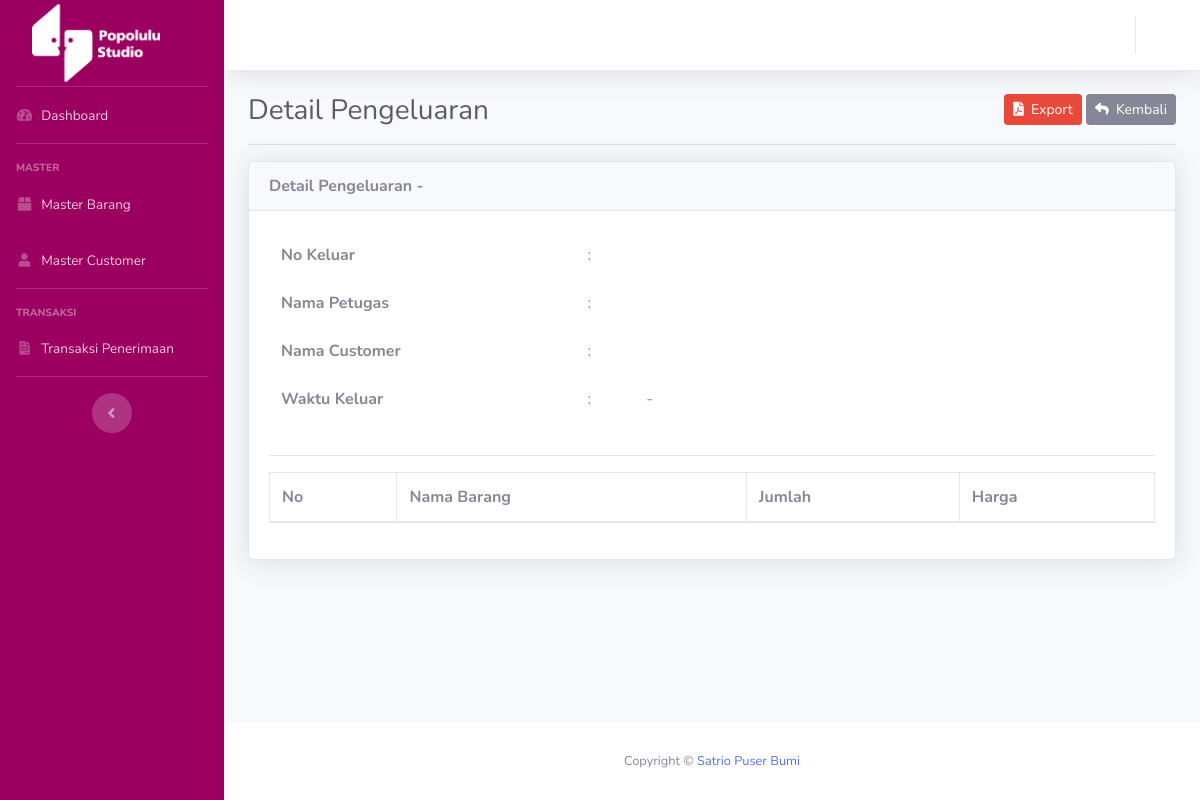
Page /pengeluaran/detail/TR1703351639 on the earlier database version.
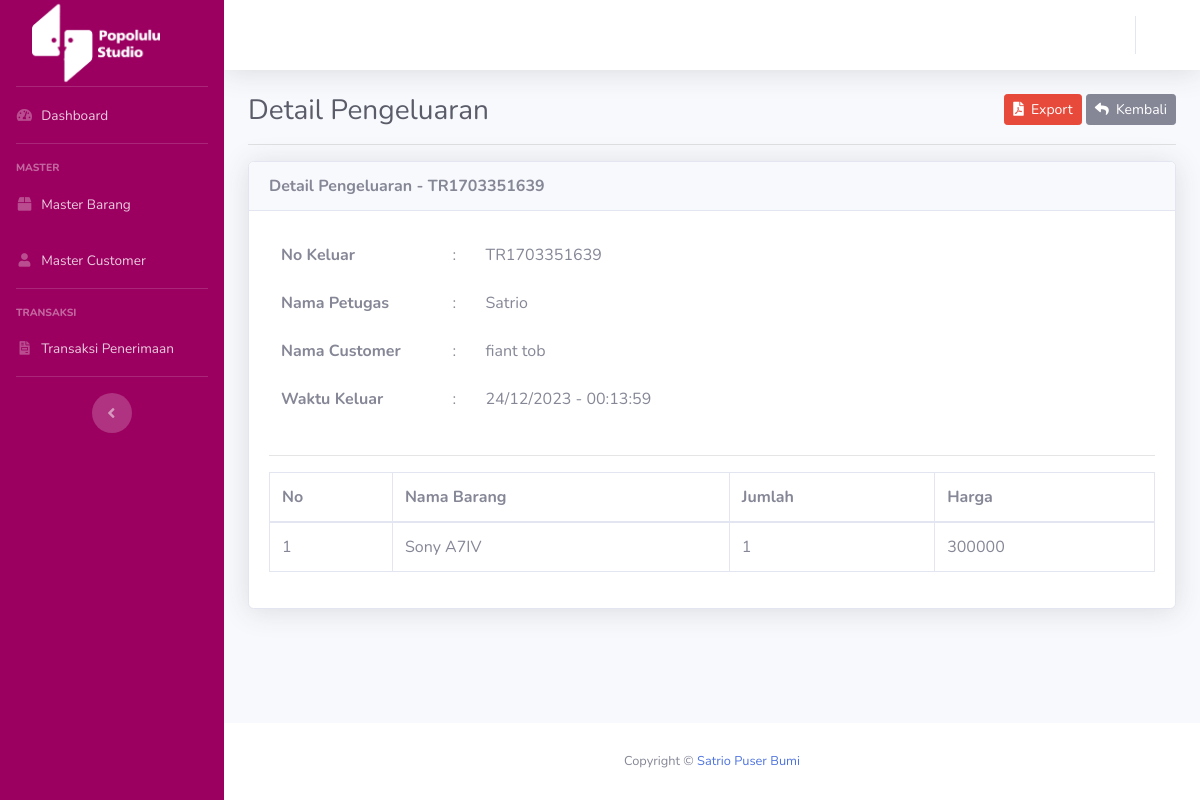
Same page on the later database version.
### tables this page shows
CREATE TABLE `pengeluaran` (
  `id` int(11) NOT NULL,
  `no_keluar` varchar(25) DEFAULT NULL,
  `tgl_keluar` varchar(25) DEFAULT NULL,
  `jam_keluar` varchar(10) DEFAULT NULL,
  `nama_customer` varchar(80) DEFAULT NULL,
  `nama_petugas` varchar(80) DEFAULT NULL
);

CREATE TABLE `detail_keluar` (
  `no_keluar` varchar(25) DEFAULT NULL,
  `nama_barang` varchar(80) DEFAULT NULL,
  `jumlah` int(11) DEFAULT NULL,
  `harga` int(25) NOT NULL,
  `satuan` varchar(20) DEFAULT NULL
);

### application/controllers/Pengeluaran.php (called while the page is built, shortened)
<?php
class Pengeluaran extends CI_Controller{
	public function __construct(){
		$this->data['aktif'] = 'pengeluaran';
		$this->load->model('M_barang', 'm_barang');
		$this->load->model('M_customer', 'm_customer');
		$this->load->model('M_pengeluaran', 'm_pengeluaran');
		$this->load->model('M_detail_keluar', 'm_detail_keluar');
	}
	public function detail($no_keluar){
		$this->data['title'] = 'Detail Pengeluaran';
		$this->data['pengeluaran'] = $this->m_pengeluaran->lihat_no_keluar($no_keluar);
		$this->data['all_detail_keluar'] = $this->m_detail_keluar->lihat_no_keluar($no_keluar);
		$this->data['no'] = 1;
		$this->load->view('pengeluaran/detail', $this->data);
	}
}

### index.php (called while the page is built, shortened)
<?php
require_once BASEPATH.'core/CodeIgniter.php';

### application/models/M_pengeluaran.php (called while the page is built, shortened)
<?php
class M_pengeluaran extends CI_Model {
	protected $_table = 'pengeluaran';
	public function lihat_no_keluar($no_keluar){
		return $this->db->get_where($this->_table, ['no_keluar' => $no_keluar])->row();
	}
}

### application/models/M_detail_keluar.php (called while the page is built, shortened)
<?php
class M_detail_keluar extends CI_Model {
	protected $_table = 'detail_keluar';
	public function lihat_no_keluar($no_keluar){
		return $this->db->get_where($this->_table, ['no_keluar' => $no_keluar])->result();
	}
}

### application/views/pengeluaran/detail.php (the view, shortened to what this page needs)
<!DOCTYPE html>
<html lang="en">
<head>
</head>
<body id="page-top">
	<div id="wrapper">
		<div id="content-wrapper" class="d-flex flex-column">
			<div id="content" data-url="<?= base_url('pengeluaran') ?>">
				<div class="container-fluid">
					<div class="clearfix">
						<div class="float-left">
							<h1 class="h3 m-0 text-gray-800"><?= $title ?></h1>
						</div>
						<div class="float-right">
							<a href="<?= base_url('pengeluaran/export_detail/' . $pengeluaran->no_keluar) ?>" class="btn btn-danger btn-sm"><i class="fa fa-file-pdf"></i>&nbsp;&nbsp;Export</a>
							<a href="<?= base_url('pengeluaran') ?>" class="btn btn-secondary btn-sm"><i class="fa fa-reply"></i>&nbsp;&nbsp;Kembali</a>
						</div>
					</div>
					<hr>
					<div class="card shadow">
						<div class="card-header"><strong><?= $title ?> - <?= $pengeluaran->no_keluar ?></strong></div>
						<div class="card-body">
							<div class="row">
								<div class="col-md-6">
									<table class="table table-borderless">
										<tr>
											<td><strong>No Keluar</strong></td>
											<td>:</td>
											<td><?= $pengeluaran->no_keluar ?></td>
										</tr>
										<tr>
											<td><strong>Nama Petugas</strong></td>
											<td>:</td>
											<td><?= $pengeluaran->nama_petugas ?></td>
										</tr>
										<tr>
											<td><strong>Nama Customer</strong></td>
											<td>:</td>
											<td><?= $pengeluaran->nama_customer ?></td>
										</tr>
										<tr>
											<td><strong>Waktu Keluar</strong></td>
											<td>:</td>
											<td><?= $pengeluaran->tgl_keluar ?> - <?= $pengeluaran->jam_keluar ?></td>
										</tr>
									</table>
								</div>
							</div>
							<hr>
							<div class="row">
								<div class="col-md-12">
									<table class="table table-bordered">
										<thead>
											<tr>
												<td><strong>No</strong></td>
												<td><strong>Nama Barang</strong></td>
												<td><strong>Jumlah</strong></td>
												<td><strong>Harga</strong></td>
											</tr>
										</thead>
										<tbody>
											<?php foreach ($all_detail_keluar as $detail_keluar) : ?>
												<tr>
													<td><?= $no++ ?></td>
													<td><?= $detail_keluar->nama_barang ?></td>
													<td><?= $detail_keluar->jumlah ?> </td>
													<td><?= $detail_keluar->harga ?> </td>
												</tr>
											<?php endforeach ?>
										</tbody>
									</table>
								</div>
							</div>
						</div>
					</div>
				</div>
			</div>
		</div>
	</div>
</body>
</html>

Differences in the rows shown:
added pengeluaran: no_keluar "TR1703351639", nama_petugas "Satrio", nama_customer "fiant tob", tgl_keluar "24/12/2023", jam_keluar "00:13:59"
added detail_keluar: nama_barang "Sony A7IV", jumlah "1", harga "300000"
